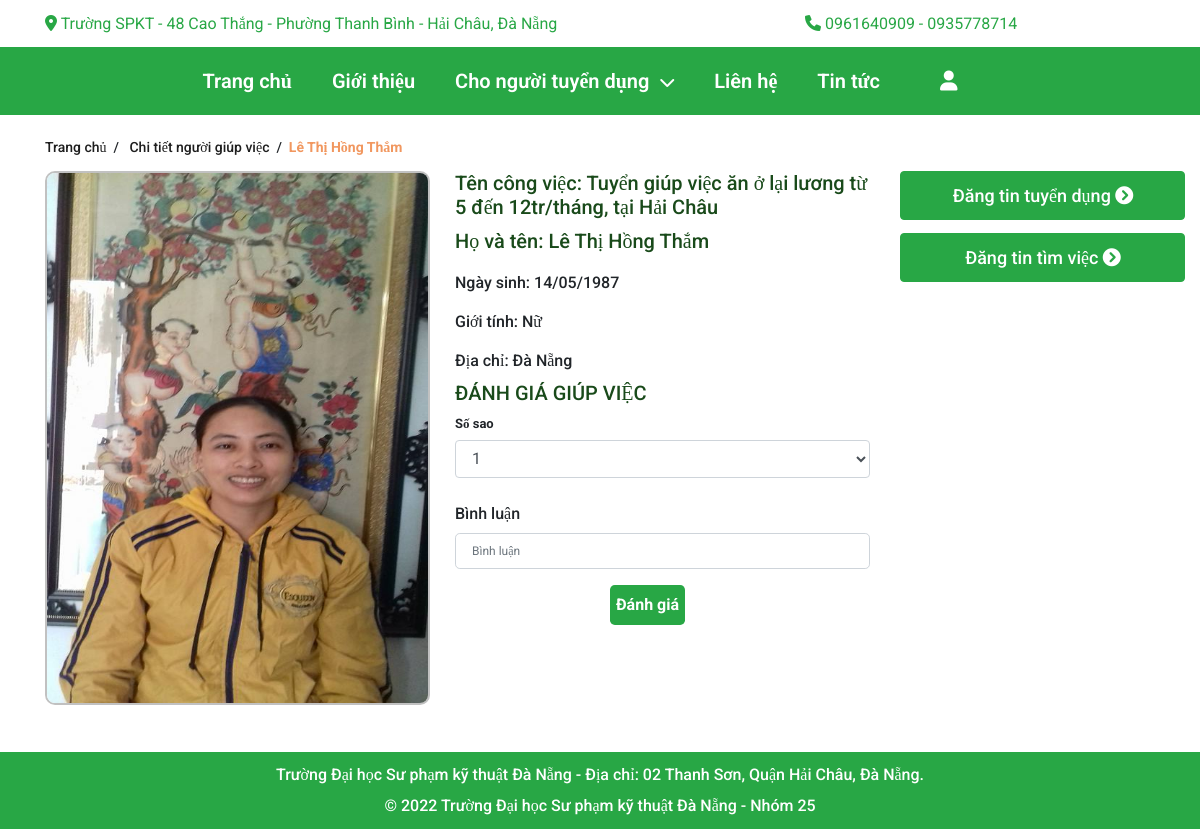
Page /?act=ratehelp&xuli=chitiethelp&id=486&tk=14 (signed in) on the committed database.
### tables this page shows
CREATE TABLE `taikhoan` (
  `maTK` int(10) NOT NULL,
  `maQuyen` int(11) NOT NULL,
  `taiKhoan` varchar(50) NOT NULL,
  `matKhau` varchar(50) NOT NULL,
  `hoTen` varchar(255) NOT NULL,
  `gioiTinh` varchar(10) NOT NULL,
  `ngaySinh` varchar(50) NOT NULL,
  `CMND` varchar(20) NOT NULL,
  `SDT` int(11) NOT NULL,
  `email` int(11) NOT NULL,
  `diaChi` varchar(255) NOT NULL,
  `hinhAnh` varchar(255) NOT NULL,
  `trangThai` int(11) NOT NULL,
  `thoiGian` varchar(255) NOT NULL
);

CREATE TABLE `congviec` (
  `maCV` int(11) NOT NULL,
  `maTK` int(11) NOT NULL,
  `maDMCV` int(11) NOT NULL,
  `tenCV` varchar(255) NOT NULL,
  `khuVuc` int(11) NOT NULL,
  `soLuong` int(11) NOT NULL,
  `trinhDoHV` varchar(255) NOT NULL,
  `gioiTinhYC` varchar(10) NOT NULL,
  `chucVu` varchar(255) NOT NULL,
  `luong` varchar(255) NOT NULL,
  `diaChi` varchar(255) NOT NULL,
  `time` varchar(255) NOT NULL,
  `moTa` varchar(255) NOT NULL,
  `tinhTrang` int(11) NOT NULL,
  `thoiGianDang` varchar(255) NOT NULL
);

### Controllers/RateController.php (called while the page is built, shortened)
<?php
    require_once("./Models/rateModel.php");
    class RateController{
        var $rate_model;
        public function __construct()
        {
             $this->rate_model = new rate();
        }
        function detailhelp()
        {
            $id = isset($_GET['id']) ? $_GET['id'] : 1;
            $data_user = $this->rate_model->taikhoangv($id,$_GET['tk']);
            require_once("./Views/index.php");
        }
    }
?>

### Models/connection.php (called while the page is built, shortened)
<?php
    class connection{
        function __construct()
        {
            $severname ="localhost";
            $username ="root";
            $password ="";
            $db_name ="gtngv";
            $this->conn = new mysqli($severname,$username,$password,$db_name);
        }
    }
?>

### Models/model.php (called while the page is built, shortened)
<?php
    require_once("connection.php");
    class model
    {
        function __construct()
        {
            $conn_obj = new connection();
            $this->conn = $conn_obj->conn;
        }
    }
?>

### Models/rateModel.php (called while the page is built, shortened)
<?php
    require_once("model.php");
    class rate extends model{
        function taikhoangv($id,$idTK){
            $query = "SELECT taikhoan.maTK,hinhAnh,taikhoan.diaChi,hoTen,ngaySinh,gioiTinh,congviec.maCV,tenCV FROM taikhoan,congviec,danhsachungvien WHERE taikhoan.maTK = danhsachungvien.maTK AND congviec.maCV = danhsachungvien.maCV
            AND danhsachungvien.maTK=$idTK AND danhsachungvien.maCV=$id;";
            require("result.php");
            return $data;
        }
    }
?>

### Models/result.php (called while the page is built)
<?php
    $result = $this->conn->query($query);
    $data = array();
    while ($row = $result->fetch_assoc()) {
        $data[] = $row;
    }
?>

### Views/rate/detailhelp.php (the view, shortened to what this page needs)
<main id="main">
<div class="container">
    <div class="break-crumb">
        <div class="break-crumb__head">
            <div class="home">
                <a href="#">
                    <span>Trang chủ</span>
                </a>
                <span class="mr_lr">&nbsp;/ &nbsp;</span>
                <a href="#">
                    <span>Chi tiết người giúp việc</span>
                </a>
                <span class="mr_lr">&nbsp;/ &nbsp;</span>
            </div>
            <div>
                <strong>
                    <span><?php echo $data_user[0]['hoTen']; ?></span>
                </strong>
            </div>
        </div>
    </div>
    <div class="row mb-4">
        <div class="col col-lg-4">
            <div class="product-detail-left">
                <div id="product-detail-left__thumbnail" class="<?php if($status == true) echo "product-detail-left__thumbnail--sale "?>">
                    <img src="./Publics/images/<?php echo $data_user[0]['hinhAnh']; ?>" alt="" class="product-detail-left__image-main">
                </div>
            </div>
        </div>
        <div class="col col-lg-5">
            <div class="product-detail-main">
                <h2 class="tilte-name-product-detail">Tên công việc: <?php echo $data_user[0]['tenCV']; ?></h2>
                <h2 class="tilte-name-product-detail">Họ và tên: <?php echo $data_user[0]['hoTen']; ?></h2>
                <h2 class="tilte-name-product-detail-detail">Ngày sinh: <?php echo $data_user[0]['ngaySinh']; ?></h2>
                <h2 class="tilte-name-product-detail-detail">Giới tính: <?php echo $data_user[0]['gioiTinh']; ?></h2>
                <h2 class="tilte-name-product-detail-detail">Địa chỉ: <?php echo $data_user[0]['diaChi']; ?></h2>
                <form id ="table" action="?act=ratehelp&xuli=store" method="POST" enctype="multipart/form-data">
                    <h2 class="tilte-name-product-detail">ĐÁNH GIÁ GIÚP VIỆC</h2>
                    <fieldset class="form-group">
                        <label>Số sao</label>
                        <select class="form-control" name="soSao">
                            <option>1</option>
                        </select>
                    </fieldset>
                    <h2 class="tilte-name-product-detail-detail">Bình luận</h2>
                    <fieldset class="form-group">
                        <input type="text" name="binhLuan" class="form-control form-control-lg" placeholder="Bình luận"/>
                    </fieldset>
                    <div class="btn-recruiter">
                        <button class="btn-confirm" type="submit" form="table">Đánh giá</button>
                    </div>
                </form>
            </div>
        </div>
        <div class="col col-lg-3" style="visibility: visible; -webkit-animation-name: fadeInDown; animation-name: fadeInDown;">
            <p class="link-btn big-a">
                <a href="" class="btn btn-success">Đăng tin tuyển dụng
                    <i class="fa fa-chevron-circle-right"></i>
                </a>
            </p>
            <p class="link-btn big-a">
                <a href="" class="btn btn-success">Đăng tin tìm việc
                    <i class="fa fa-chevron-circle-right"></i>
                </a>
            </p>
        </div>
    </div>
</div>
</main>

### Publics/css/style.css (style rules this page uses)
:root { --cl-backad:#f7f8fb; --cl-textad :#858796; --cl-green: #4eb92d; --cl-red: #ed1b36; --cl-orange: #f1975f; --cl-text: #686868; --cl-title: #1e1e1e; --cl-primary: #28a745; --cl-textprimary: #194A1A; }
body { box-sizing: border-box; overflow-x: hidden; font-family: 'Roboto', 'sans-serif'; display: table; }
html { font-size: 62.5%; line-height: 1.6; height: 100%; }
a { color: #1e1e1e; }
html, body { width: 100%; height: 100%; }

### Publics/css/main.css (style rules this page uses)
.big-a { margin: 0 0 13px; }
.big-a > a { font-size: 18px; padding: 10px 14px 10px 15px; font-weight: 500; }

### Publics/css/login.css (style rules this page uses)
.break-crumb__head { font-size: 14px; line-height: 24px; font-weight: 500; display: flex; margin-bottom: 12px; }
.break-crumb__head strong span { color :var(--cl-orange); }
.form-group label { font-size: 13px; margin-bottom: 10px; font-weight: bold; }
.form-group input { padding: 0.5rem 1rem; font-size: 12px; line-height: 1.5; border-radius: 0.3rem; }

### Publics/css/recruiter.css (style rules this page uses)
.btn-recruiter { text-align:center; }
.btn-recruiter > .btn-confirm { background-color: var(--cl-primary); height: 40px; color: var(--white); font-weight:bold; text-align: center; border: none; border-radius: 0.3rem; margin-right: 30px; }

### Publics/css/detailhelp.css (style rules this page uses)
#product-detail-left__thumbnail { margin-bottom: 20px; z-index: 10; }
#product-detail-left__thumbnail img { width: 385px!important; height: 534px; border: 2px solid #c1c1c1; border-radius: 10px; }
.product-detail-main { margin-left: 30px; }
.tilte-name-product-detail { font-size: 20px; color: var(--cl-textprimary); padding-bottom: 10px; }
.tilte-name-product-detail-detail { font-size: 16px; padding: 10px 0px; }
.btn-success { width: 285px; background-color: var(--cl-primary); }

### rows in the picture
taikhoan: hoTen "Lê Thị Hồng Thắm", hinhAnh (picture), congviec.tenCV "Tuyển giúp việc ăn ở lại lương từ 5 đến 12tr/tháng, tại Hải Châu", ngaySinh "14/05/1987", gioiTinh "Nữ", diaChi "Đà Nẵng"
